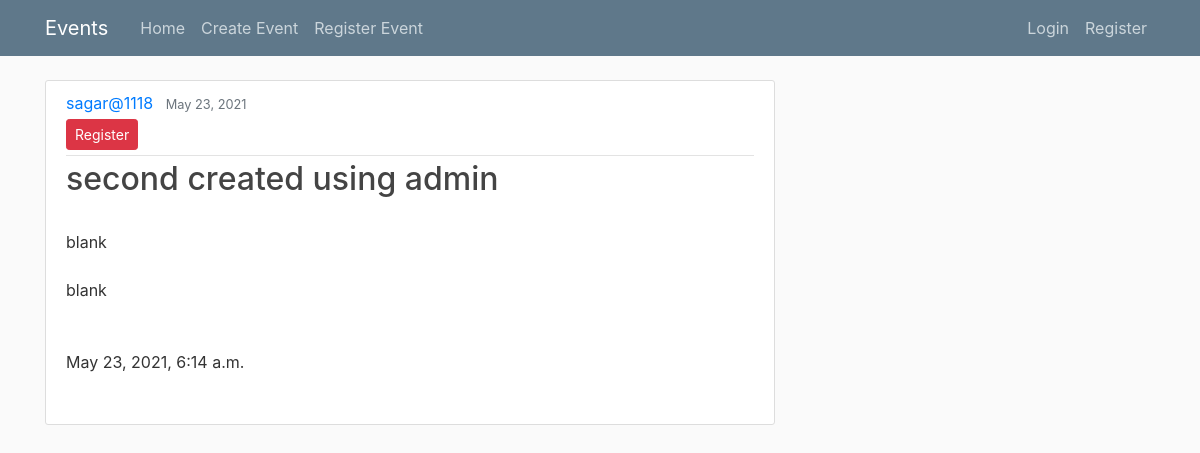
/event/2/, run on the app's committed database.
### events/models.py (models this page shows, shortened)
class event(models.Model):
    program= models.CharField(max_length=100)
    about=models.TextField()
    time=models.DateTimeField(default=timezone.now)
    venue=models.CharField(max_length=50)
    head=models.ForeignKey(User,on_delete=models.CASCADE)

### events/views.py (the view)
# urls.py: path('event/<int:pk>/', EventDetailView.as_view(), name='event-detail'),
class EventDetailView(DetailView):
    model = event

### events/templates/events/event_detail.html
{% extends "events/base.html" %}
{% block content %}
    <article class="media content-section">
          <div class="media-body">
            <div class="article-metadata">
              <a class="mr-2" href="#">{{ object.head}}</a>
              <small class="text-muted">{{ object.time|date:'F d, Y'}}</small>
              {% if object.head == user %}
              <div>
                <a class="btn btn-secondary btn-sm mt-1 mb-1" href="{% url 'event-update' object.id %}">Update</a>
                <a class="btn btn-danger btn-sm mt-1 mb-1" href="{% url 'event-delete' object.id %}">Delete</a>
              </div>
              {%else%}
              <div>
                <a class="btn btn-danger btn-sm mt-1 mb-1" href="#">Register</a>
              </div>
            {% endif %}
            </div>
            <h2 class="article-title">{{ object.program }}</h2>
            <p class="article-content"><br>{{ object.about }}</br><br>{{object.venue}}</br>
            <br>{{object.time}}</br>
            </p>
          </div>
        </article>
{%endblock content%}

### events/static/events/main.css (style rules this page uses)
body { background: #fafafa; color: #333333; margin-top: 5rem; }
h1, h2, h3, h4, h5, h6 { color: #444444; }
.content-section { background: #ffffff; padding: 10px 20px; border: 1px solid #dddddd; border-radius: 3px; margin-bottom: 20px; }
.article-title { color: #444444; }
.article-content { white-space: pre-line; }
.article-metadata { padding-bottom: 1px; margin-bottom: 4px; border-bottom: 1px solid #e3e3e3 }

### data on the page
event: head "sagar@1118", time "May 23, 2021", program "second created using admin", about "blank", venue "blank", time "May 23, 2021, 6:14 a.m."
